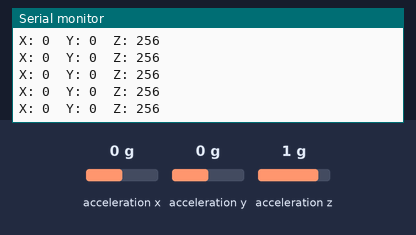
Bench run of a sketch on a simulated ESP32. On the bench: the last lines printed to the serial monitor. Wiring (inferred from the names in the program): ADXL345 accelerometer at I2C address 0x53. The inputs (shaded band) are chosen by the test bench; at power-on: acceleration x 0 g, acceleration y 0 g, acceleration z 1 g. WiFi joins after 1.5 s; servers stay silent unless stated.

Above: at 2.7 s.
2.8 s: acceleration x set to -1.4 g
At 2.83 s:
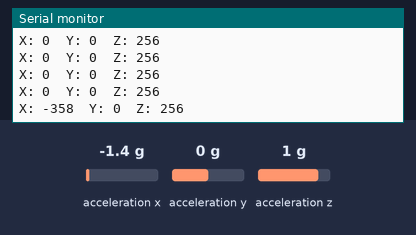
4.3 s: acceleration y set to -1.4 g
At 4.36 s:
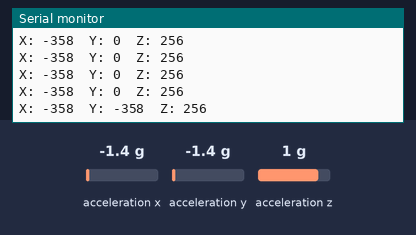
5.8 s: acceleration z set to -1.4 g
At 5.88 s:
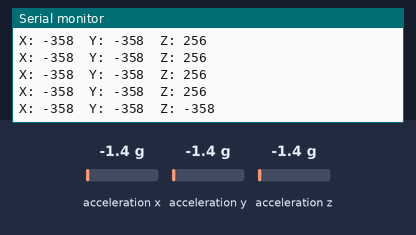

Measured:
- after the input at 2.8 s, the serial monitor: prints a new line at once (image 1)
- after the input at 4.3 s, the serial monitor: prints a new line after 0.05 s (image 2)
- after the input at 5.8 s, the serial monitor: prints a new line after 0.08 s (image 3)

The sketch:

sketch_aug19a_copy_20250909192939.ino
```cpp
#include <WiFi.h>
#include <ArduinoOTA.h>
#include <Wire.h>

// Endereço do ADXL345
#define ADXL345_ADDRESS 0x53

// Registradores do ADXL345
#define REG_DATAX0    0x32
#define REG_DATAX1    0x33
#define REG_DATAY0    0x34
#define REG_DATAY1    0x35
#define REG_DATAZ0    0x36
#define REG_DATAZ1    0x37
#define REG_POWER_CTL 0x2D
#define POWER_CTL_MEASURE_MODE 0x08

const char *ssid = "REDEWORK";
const char *password = "Acessonet05";

// Protótipos das funções
void initADXL345();
void readADXL345(int16_t *x, int16_t *y, int16_t *z);
int16_t readRegister(byte reg_low, byte reg_high);
void writeRegister(byte reg, byte value);

void setup() {
  Serial.begin(115200);
  Wire.begin();
  initADXL345();

  Serial.println("Booting");
  WiFi.mode(WIFI_STA);
  WiFi.begin(ssid, password);

  // Aguarda conexão WiFi, reinicia se falhar
  while (WiFi.waitForConnectResult() != WL_CONNECTED) {
    Serial.println("Connection Failed! Rebooting...");
    delay(5000);
    ESP.restart();
  }

  // Configura eventos do OTA
  ArduinoOTA
    .onStart([]() {
      String type;
      if (ArduinoOTA.getCommand() == U_FLASH) {
        type = "sketch";
      } else {  // U_SPIFFS
        type = "filesystem";
      }
      Serial.println("Start updating " + type);
    })
    .onEnd([]() {
      Serial.println("\nEnd");
    })
    .onProgress([](unsigned int progress, unsigned int total) {
      Serial.printf("Progress: %u%%\r", (progress / (total / 100)));
    })
    .onError([](ota_error_t error) {
      Serial.printf("Error[%u]: ", error);
      if (error == OTA_AUTH_ERROR) Serial.println("Auth Failed");
      else if (error == OTA_BEGIN_ERROR) Serial.println("Begin Failed");
      else if (error == OTA_CONNECT_ERROR) Serial.println("Connect Failed");
      else if (error == OTA_RECEIVE_ERROR) Serial.println("Receive Failed");
      else if (error == OTA_END_ERROR) Serial.println("End Failed");
    });

  ArduinoOTA.begin();

  Serial.println("Ready");
  Serial.print("IP address: ");
  Serial.println(WiFi.localIP());
}

void loop() {
  ArduinoOTA.handle();

  int16_t x, y, z;
  readADXL345(&x, &y, &z);

  Serial.print("X: ");
  Serial.print(x);
  Serial.print("  Y: ");
  Serial.print(y);
  Serial.print("  Z: ");
  Serial.println(z);

  delay(100);
}

void initADXL345() {
  // Configura o ADXL345 para modo de medição
  writeRegister(REG_POWER_CTL, POWER_CTL_MEASURE_MODE);
}

void readADXL345(int16_t *x, int16_t *y, int16_t *z) {
  *x = readRegister(REG_DATAX0, REG_DATAX1);
  *y = readRegister(REG_DATAY0, REG_DATAY1);
  *z = readRegister(REG_DATAZ0, REG_DATAZ1);
}

int16_t readRegister(byte reg_low, byte reg_high) {
  Wire.beginTransmission(ADXL345_ADDRESS);
  Wire.write(reg_low);
  Wire.endTransmission(false);
  Wire.requestFrom(ADXL345_ADDRESS, (uint8_t)2);
  byte lowByte = Wire.read();
  byte highByte = Wire.read();
  return (int16_t)((highByte << 8) | lowByte);
}

void writeRegister(byte reg, byte value) {
  Wire.beginTransmission(ADXL345_ADDRESS);
  Wire.write(reg);
  Wire.write(value);
  Wire.endTransmission();
}
```
